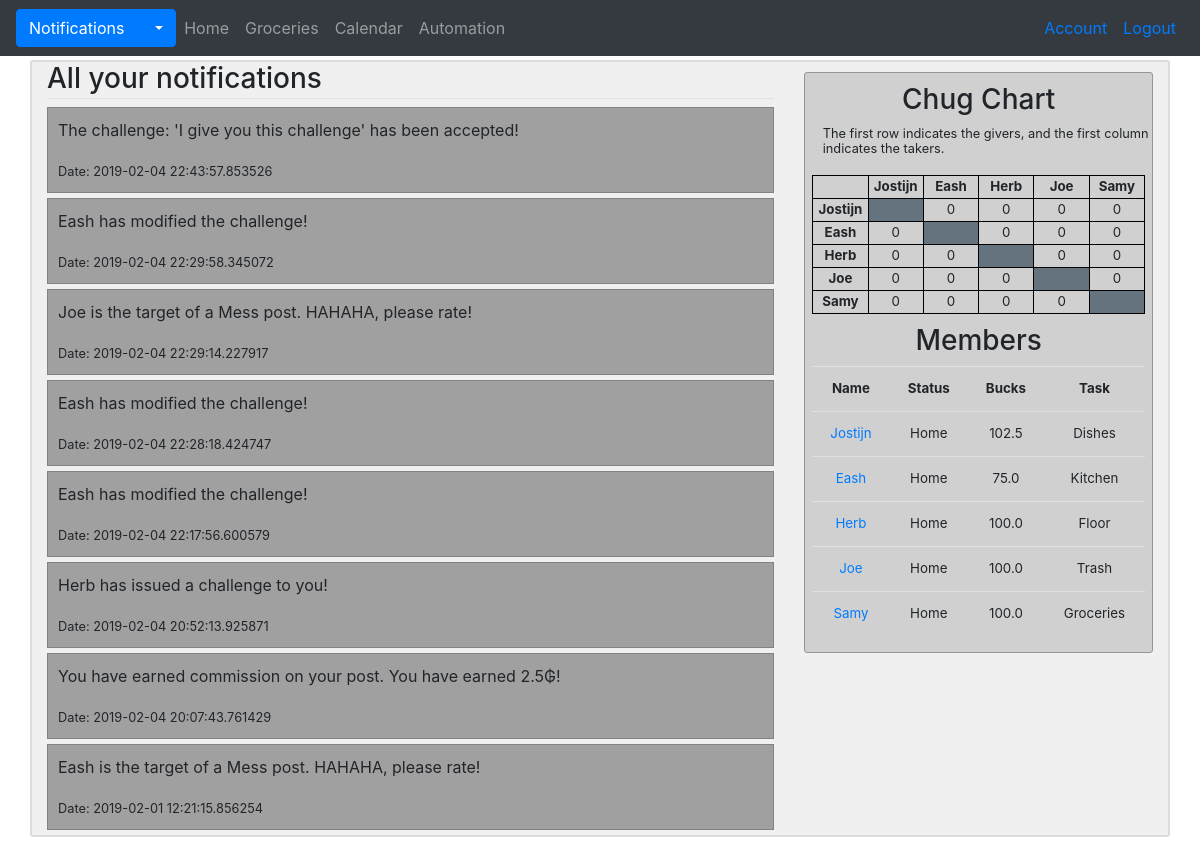
The page /notifications/user_id/1 (signed in) on the database its author committed.
### G_app/models.py (models this page shows, shortened)
class Notification(db.Model):
    id = db.Column(db.Integer, primary_key = True)
    title = db.Column(db.String(100), nullable=False, default='Notification')
    content = db.Column(db.Text, nullable=False)
    link = db.Column(db.String(150))
    timestamp = db.Column(db.DateTime, nullable=False, default=datetime.utcnow)
    seen = db.Column(db.Boolean, nullable=False, default=False)
    user_id = db.Column(db.Integer, db.ForeignKey('user.id'), nullable=False)

class User(db.Model, UserMixin):
    id = db.Column(db.Integer, primary_key = True)
    username = db.Column(db.String(20), unique=True, nullable=False)
    name = db.Column(db.String, nullable=False)
    email = db.Column(db.String(120), unique=True, nullable=False)
    image = db.Column(db.String(20), nullable=False, default='default.jpg')
    password = db.Column(db.String(60), nullable=False)
    status = db.Column(db.String, nullable=False)
    bucks = db.Column(db.Float, nullable=False)
    task = db.Column(db.String, nullable=False)
    done_weekly_vote = db.Column(db.Boolean, nullable=False, default=False)
    posts = db.relationship('Post', backref='author', lazy=True, foreign_keys='Post.id_user')
    posts_targeted = db.relationship('Post', backref='target', lazy=True, foreign_keys='Post.id_target')
    chugs_give = db.relationship('Chug', backref='giver', lazy=True, foreign_keys='Chug.id_giver')
    chugs_take = db.relationship('Chug', backref='taker', lazy=True, foreign_keys='Chug.id_taker')
    notifications = db.relationship('Notification', backref='target', lazy=True)
    payments_made = db.relationship('Transaction', backref='payer', lazy=True, foreign_keys='Transaction.id_payer')
    payments_received = db.relationship('Transaction', backref='payee', lazy=True, foreign_keys='Transaction.id_payee')
    challenges_made =  db.relationship('Challenge', backref='challenger', lazy=True, foreign_keys='Challenge.id_challenger')
    challenges_received =  db.relationship('Challenge', backref='challengee', lazy=True, foreign_keys='Challenge.id_challengee')
    comments = db.relationship('Comment', backref='commenter', lazy=True)
    votes_made = db.relationship('Vote', backref='voter', lazy=True, foreign_keys='Vote.id_voter')
    votes_received = db.relationship('Vote', backref='candidate', lazy=True, foreign_keys='Vote.id_candidate')
    weekly_votes = db.relationship('WeeklyVote', backref='subject', lazy=True, foreign_keys='WeeklyVote.id_subject')
    def new_notifications(self):
        return Notification.query.filter_by(user_id=self.id, seen=False).all()
    def all_notifications(self):
        return Notification.query.filter_by(user_id=self.id).order_by(Notification.timestamp.desc()).all()

### G_app/main/routes.py (the view)
@main.route("/notifications/user_id/<int:user_id>")
@login_required
def your_notifications(user_id):
    if current_user.id != user_id:
        abort(403)
    chug = chug_matrix()
    members = member_ls()
    all_notifications = current_user.all_notifications()
    return render_template('user_notifications.html', chug=chug, members=members, notifications=all_notifications)

### G_app/main/utils.py (called while the page is built)
def member_ls():
    members = User.query.all()
    members.pop(5)
    return members

def chug_matrix():
    matrix = [
        [None, 0, 0, 0, 0],
        [0, None, 0, 0, 0],
        [0, 0, None, 0, 0],
        [0, 0, 0, None, 0],
        [0, 0, 0, 0, None]
    ]
    chugs_to_be_taken = Chug.query.filter_by(taken=False).all()
    for chug in chugs_to_be_taken:
        matrix[chug.id_taker - 1][chug.id_giver - 1] += 1
    return matrix

### G_app/models.py (called while the page is built)
@login_manager.user_loader
def load_user(user_id):
    return User.query.get(int(user_id))

### G_app/templates/user_notifications.html
{% extends "layout.html" %}
  {% block content %}
    <h3 class="border-bottom" style="padding-bottom:2px">All your notifications</h3>
    {% for notification in notifications %}
      <div class="row">
        <div class="col-12">
          <div class="notification-section">
            <p>{{ notification.content }}</p>
            <small>Date: {{ notification.timestamp }}</small>
          </div>
        </div>
      </div>
    {% endfor %}
  {% endblock %}

### G_app/templates/layout.html (shortened to what this page needs)
<!DOCTYPE html>
<html>
  <head>
    <link rel="stylesheet" href="https://stackpath.bootstrapcdn.com/bootstrap/4.2.1/css/bootstrap.min.css">
    <link rel="stylesheet" type="text/css" href="{{ url_for('static', filename='main.css') }}">
  </head>
  <body style="background-image: url('{{ url_for('static', filename='images/our_goat.jpg') }}')">
    <div class="container d-none d-sm-block">
      <nav class="navbar bg-dark navbar-expand navbar-dark fixed-top">
        {% if current_user.is_authenticated %}
          {% set new_notifications = current_user.new_notifications()|length %}
          <div class="dropdown">
            <button class="btn btn-primary dropdown-toggle" id="notification-toggle" onclick="update_notification_list('{{ url_for('main.your_notifications', user_id=current_user.id) }}')" type="button" data-toggle="dropdown">Notifications
            </button>
          </div>
            {% set new_notifications = current_user.new_notifications()|length %}
          <ul class="navbar-nav mr-auto">
            <li class={% block home_active %}{% endblock %}><a class="nav-link" href="{{ url_for('main.home') }}">Home</a></li>
            <li class={% block groceries_active %}{% endblock %}><a class="nav-link" href="{{ url_for('main.groceries') }}">Groceries</a></li>
            <li class={% block calendar_active %}{% endblock %}><a class="nav-link" href=#>Calendar</a></li>
            <li class={% block automation_active %}{% endblock %}><a class="nav-link" href=#>Automation</a></li>
          </ul>
        {% endif %}
        <ul class="navbar-nav ml-auto">
          {% if current_user.is_authenticated %}
            <li class="nav-item"><a class="nav-link text-primary" href="{{ url_for('users.account') }}">Account</a></li>
            <li class="nav-item"><a class="nav-link text-primary" href="{{ url_for('users.logout') }}">Logout</a></li>
          {% else %}
            <li class="nav-item"><a class="nav-link text-primary" href="{{ url_for('users.login') }}">Login</a></li>
          {% endif %}
        </ul>
      </nav>
    </div>
    <div class="container d-none d-sm-block mb-3" id="main" style="margin-top:60px">
      <div class="row">
        <div class="col-lg-8">
            {% block content %}
            {% endblock %}
          </div>
        <div class="col-lg-4">
          {% if current_user.is_authenticated %}
            <div class="sidebar">
              <h3 style="margin-top:10px">Chug Chart</h3>
              <div class="sidebar-info">
                <small>The first row indicates the givers, and the first column indicates the takers.</small>
              </div>
              <table id="chug">
                <tr>
                  <th id="chug"></th>
                  {% for member in members %}
                    <th id="chug">{{ member.username }}</th>
                  {% endfor %}
                </tr>
                {% for row in range(5) %}
                  <tr>
                    <th id="chug">{{members[row].username}}</th>
                    {% for col in range(5) %}
                      {% if chug[row][col] != None %}
                        <td id="chug">{{ chug[row][col] }}</td>
                      {% else %}
                        <td id="chug" bgcolor="#65737e"></td>
                      {% endif %}
                    {% endfor %}
                  </tr>
                {% endfor %}
              </table>
              <h3 style="margin-top:10px">Members</h3>
              <table class="table" id="members">
                <tr>
                  <th>Name</th>
                  <th>Status</th>
                  <th>Bucks</th>
                  <th>Task</th>
                </tr>
                {% for member in members %}
                  <tr>
                    <td><a href="{{ url_for('users.profile', username=member.username) }}">{{ member.username }}</a></td>
                    <td>{{ member.status }}</td>
                    <td>{{ member.bucks }}</td>
                    <td>{{ member.task }}</td>
                  </tr>
                {% endfor %}
              </table>
            </div>
          {% endif %}
        </div>
      </div>
    </div>
  </body>
</html>

### G_app/static/main.css (style rules this page uses)
body { background-size: cover; }
.container#main { background-color: rgba(230, 230, 230, 0.6); border: 2px solid rgb(220, 220, 220); border-radius: 3px; width: 100%; }
.notification-section { background-color: rgb(160, 160, 160); padding: 10px; border: 0.5px solid rgb(130, 130, 130); margin-bottom: 5px; }
.sidebar { text-align: center; background-color: rgba(200, 200, 200, 0.8); border: 0.5px solid rgb(150, 150, 150); border-radius: 3px; margin-top: 3%; margin-bottom: 3%; }
.sidebar-info { line-height: 0.95; text-align: left; margin-left: 5%; }
table#members { width: 96%; margin-left: 2%; margin-right: 2%; font-size: 10pt; }
table#chug { ; width: 96%; margin-left: 2%; margin-right: 2%; table-layout: fixed; font-size: 10pt; margin-top: 20px; }
table#chug, th#chug, td#chug { border: 1px solid black; }

### rows shown on the page
Notification: content "The challenge: 'I give you this challenge' has been accepted!", timestamp "2019-02-04 22:43:57.853526"
Notification: content "Eash has modified the challenge!", timestamp "2019-02-04 22:29:58.345072"
Notification: content "Joe is the target of a Mess post. HAHAHA, please rate!", timestamp "2019-02-04 22:29:14.227917"
Notification: content "Eash has modified the challenge!", timestamp "2019-02-04 22:28:18.424747"
Notification: content "Eash has modified the challenge!", timestamp "2019-02-04 22:17:56.600579"
Notification: content "Herb has issued a challenge to you!", timestamp "2019-02-04 20:52:13.925871"
Notification: content "You have earned commission on your post. You have earned 2.5₲!", timestamp "2019-02-04 20:07:43.761429"
Notification: content "Eash is the target of a Mess post. HAHAHA, please rate!", timestamp "2019-02-01 12:21:15.856254"
User: username "Jostijn", username "Jostijn", status "Home", bucks "102.5", task "Dishes"
User: username "Eash", username "Eash", status "Home", bucks "75.0", task "Kitchen"
User: username "Herb", username "Herb", status "Home", bucks "100.0", task "Floor"
User: username "Joe", username "Joe", status "Home", bucks "100.0", task "Trash"
User: username "Samy", username "Samy", status "Home", bucks "100.0", task "Groceries"

### other values the page prints
{{ chug[row][col] }} "0" "0" "0" "0" "0" "0" "0" "0" "0" "0" "0" "0" "0" "0" "0" "0" "0" "0" "0" "0"
